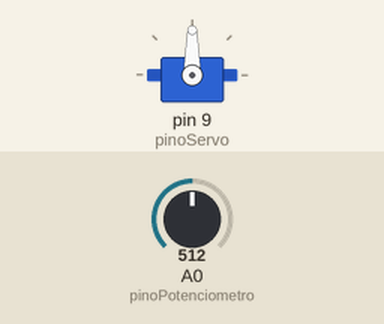
Recording of a sketch running on a simulated Arduino Uno, built with avr-gcc and run on an emulated ATmega328P. On the bench: servo. The inputs (shaded band) are chosen by the test bench; at power-on: A0 (pinoPotenciometro) = 512.

Above: at 1.2 s.
1.3 s: A0 (pinoPotenciometro) set to 716
At 2.4 s:
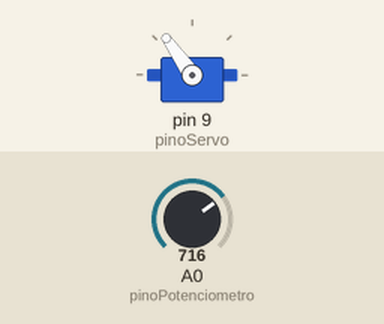
2.8 s: A0 (pinoPotenciometro) set to 900
At 3.2 s:
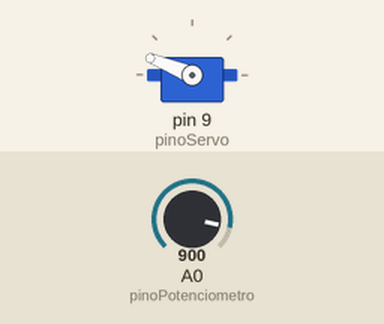
4.3 s: A0 (pinoPotenciometro) set to 1023
At 4.6 s:
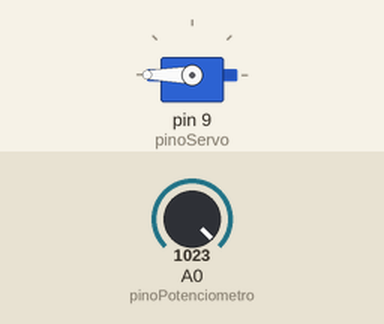
5.8 s: A0 (pinoPotenciometro) set to 306
At 6.7 s:
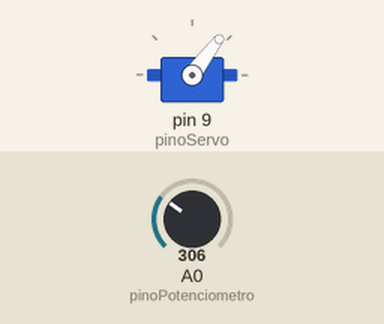
7.3 s: A0 (pinoPotenciometro) set to 122
At 8.1 s:
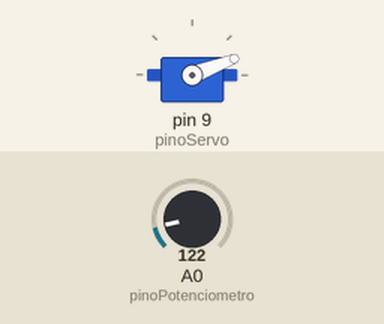
Timing chart, 0 to 9.8 s (numbered marks = the images above; inputs shaded):
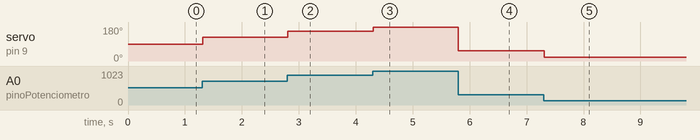

Measured:
- after the input at 1.3 s, servo on pin 9 (pinoServo): 90° → 125° at once
- after the input at 2.8 s, servo on pin 9 (pinoServo): 125° → 158° at once
- after the input at 4.3 s, servo on pin 9 (pinoServo): 158° → 180° at once
- after the input at 5.8 s, servo on pin 9 (pinoServo): 180° → 53° at once
- after the input at 7.3 s, servo on pin 9 (pinoServo): 53° → 21° at once

The sketch:

main.ino
```cpp
#include <Servo.h> // Necessário para controlar servos, instalar biblioteca Servo via Wokwi, Arduino IDE ou PlatformIO

Servo meuServo;

const int pinoPotenciometro = A0; // Onde lemos o potenciômetro
const int pinoServo = 9;          // Onde controlamos o servo

void setup()
{
  // Inicia o Serial Monitor para vermos os valores
  Serial.begin(9600);

  // 3. "Anexa" o nosso objeto servo ao pino físico
  meuServo.attach(pinoServo);

  // Define o pino do potenciômetro como ENTRADA
  pinMode(pinoPotenciometro, INPUT);
}

void loop()
{
  // 1. LER O SENSOR
  // Lê o valor do potenciômetro (vai de 0 até 1023)
  int valorLido = analogRead(pinoPotenciometro);

  // 2. PROCESSAR O VALOR (Mapear)
  // Converte a faixa de leitura (0-1023) para a faixa
  // de ângulos do servo (0 a 180 graus).
  int angulo = map(valorLido, 0, 1023, 0, 180);

  // 3. ATUAR
  // Envia o comando de ângulo para o servo.
  meuServo.write(angulo);

  // Um pequeno delay é necessário para o servo se mover
  delay(15);
}
```
